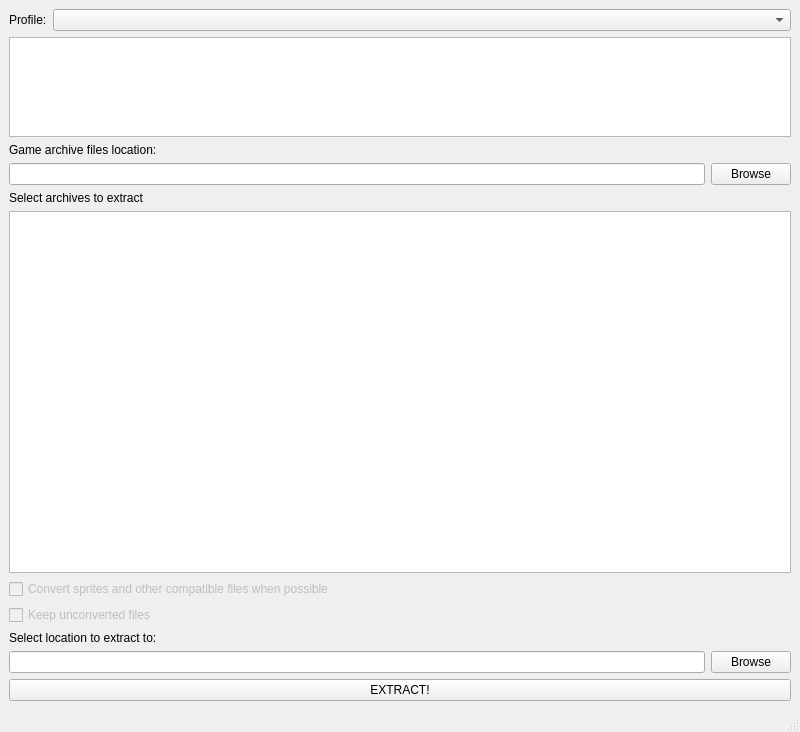
<?xml version="1.0" encoding="UTF-8"?>
<ui version="4.0">
 <class>MainWindow</class>
 <widget class="QMainWindow" name="MainWindow">
  <property name="enabled">
   <bool>true</bool>
  </property>
  <property name="geometry">
   <rect>
    <x>0</x>
    <y>0</y>
    <width>800</width>
    <height>732</height>
   </rect>
  </property>
  <property name="windowTitle">
   <string>Science Adverture All In One asset extractor</string>
  </property>
  <widget class="QWidget" name="centralwidget">
   <property name="enabled">
    <bool>true</bool>
   </property>
   <layout class="QVBoxLayout" name="verticalLayout">
    <item>
     <layout class="QHBoxLayout" name="horizontalLayout">
      <item>
       <widget class="QLabel" name="label">
        <property name="sizePolicy">
         <sizepolicy hsizetype="Maximum" vsizetype="Preferred">
          <horstretch>0</horstretch>
          <verstretch>0</verstretch>
         </sizepolicy>
        </property>
        <property name="toolTip">
         <string>Profile used to detect which files to extract and/or how to process them</string>
        </property>
        <property name="text">
         <string>Profile:</string>
        </property>
        <property name="buddy">
         <cstring>profileComboBox</cstring>
        </property>
       </widget>
      </item>
      <item>
       <widget class="QComboBox" name="profileComboBox">
        <property name="toolTip">
         <string>Profile used to detect which files to extract and/or how to process them</string>
        </property>
       </widget>
      </item>
     </layout>
    </item>
    <item>
     <widget class="QTextEdit" name="descText">
      <property name="sizePolicy">
       <sizepolicy hsizetype="Expanding" vsizetype="Minimum">
        <horstretch>0</horstretch>
        <verstretch>0</verstretch>
       </sizepolicy>
      </property>
      <property name="minimumSize">
       <size>
        <width>0</width>
        <height>100</height>
       </size>
      </property>
      <property name="sizeAdjustPolicy">
       <enum>QAbstractScrollArea::SizeAdjustPolicy::AdjustToContents</enum>
      </property>
      <property name="readOnly">
       <bool>true</bool>
      </property>
      <property name="textInteractionFlags">
       <set>Qt::TextInteractionFlag::LinksAccessibleByKeyboard|Qt::TextInteractionFlag::LinksAccessibleByMouse</set>
      </property>
     </widget>
    </item>
    <item>
     <widget class="QLabel" name="label_2">
      <property name="toolTip">
       <string>USRDIR, windir, or game install folder</string>
      </property>
      <property name="text">
       <string>Game archive files location:</string>
      </property>
      <property name="buddy">
       <cstring>pathLineEdit</cstring>
      </property>
     </widget>
    </item>
    <item>
     <layout class="QHBoxLayout" name="horizontalLayout_2">
      <item>
       <widget class="QLineEdit" name="pathLineEdit">
        <property name="toolTip">
         <string>USRDIR, windir, or game install folder</string>
        </property>
       </widget>
      </item>
      <item>
       <widget class="QPushButton" name="browseButton">
        <property name="toolTip">
         <string>USRDIR, windir, or game install folder</string>
        </property>
        <property name="text">
         <string>Browse</string>
        </property>
       </widget>
      </item>
     </layout>
    </item>
    <item>
     <widget class="QLabel" name="label_3">
      <property name="text">
       <string>Select archives to extract</string>
      </property>
      <property name="buddy">
       <cstring>fileListWidget</cstring>
      </property>
     </widget>
    </item>
    <item>
     <widget class="QListWidget" name="fileListWidget">
      <property name="horizontalScrollBarPolicy">
       <enum>Qt::ScrollBarPolicy::ScrollBarAlwaysOff</enum>
      </property>
      <property name="sizeAdjustPolicy">
       <enum>QAbstractScrollArea::SizeAdjustPolicy::AdjustToContents</enum>
      </property>
      <property name="editTriggers">
       <set>QAbstractItemView::EditTrigger::NoEditTriggers</set>
      </property>
      <property name="showDropIndicator" stdset="0">
       <bool>false</bool>
      </property>
      <property name="alternatingRowColors">
       <bool>true</bool>
      </property>
      <property name="selectionMode">
       <enum>QAbstractItemView::SelectionMode::MultiSelection</enum>
      </property>
      <property name="resizeMode">
       <enum>QListView::ResizeMode::Adjust</enum>
      </property>
      <property name="layoutMode">
       <enum>QListView::LayoutMode::Batched</enum>
      </property>
     </widget>
    </item>
    <item>
     <widget class="QCheckBox" name="convertCheckBox">
      <property name="enabled">
       <bool>false</bool>
      </property>
      <property name="toolTip">
       <string>If possible converts the jumbled character sprites into plain PNG files.</string>
      </property>
      <property name="text">
       <string>Convert sprites and other compatible files when possible</string>
      </property>
     </widget>
    </item>
    <item>
     <widget class="QCheckBox" name="keepConvCheckBox">
      <property name="enabled">
       <bool>false</bool>
      </property>
      <property name="toolTip">
       <string>After conversion is done, keep the unconverted character sprites on disk</string>
      </property>
      <property name="text">
       <string>Keep unconverted files</string>
      </property>
     </widget>
    </item>
    <item>
     <widget class="QLabel" name="label_4">
      <property name="toolTip">
       <string>Any writable location of filesystem</string>
      </property>
      <property name="text">
       <string>Select location to extract to:</string>
      </property>
      <property name="buddy">
       <cstring>pathLineEdit_2</cstring>
      </property>
     </widget>
    </item>
    <item>
     <layout class="QHBoxLayout" name="horizontalLayout_3">
      <item>
       <widget class="QLineEdit" name="pathLineEdit_2">
        <property name="toolTip">
         <string>Any writable location of filesystem</string>
        </property>
        <property name="text">
         <string/>
        </property>
       </widget>
      </item>
      <item>
       <widget class="QPushButton" name="browseButton_2">
        <property name="toolTip">
         <string>Any writable location of filesystem</string>
        </property>
        <property name="text">
         <string>Browse</string>
        </property>
       </widget>
      </item>
     </layout>
    </item>
    <item>
     <widget class="QPushButton" name="extractButton">
      <property name="text">
       <string>EXTRACT!</string>
      </property>
     </widget>
    </item>
   </layout>
  </widget>
  <widget class="QStatusBar" name="statusbar"/>
  <widget class="QMenuBar" name="menubar">
   <property name="geometry">
    <rect>
     <x>0</x>
     <y>0</y>
     <width>800</width>
     <height>30</height>
    </rect>
   </property>
  </widget>
 </widget>
 <tabstops>
  <tabstop>profileComboBox</tabstop>
  <tabstop>descText</tabstop>
  <tabstop>pathLineEdit</tabstop>
  <tabstop>browseButton</tabstop>
  <tabstop>fileListWidget</tabstop>
  <tabstop>convertCheckBox</tabstop>
  <tabstop>keepConvCheckBox</tabstop>
  <tabstop>pathLineEdit_2</tabstop>
  <tabstop>browseButton_2</tabstop>
  <tabstop>extractButton</tabstop>
 </tabstops>
 <resources/>
 <connections/>
</ui>
